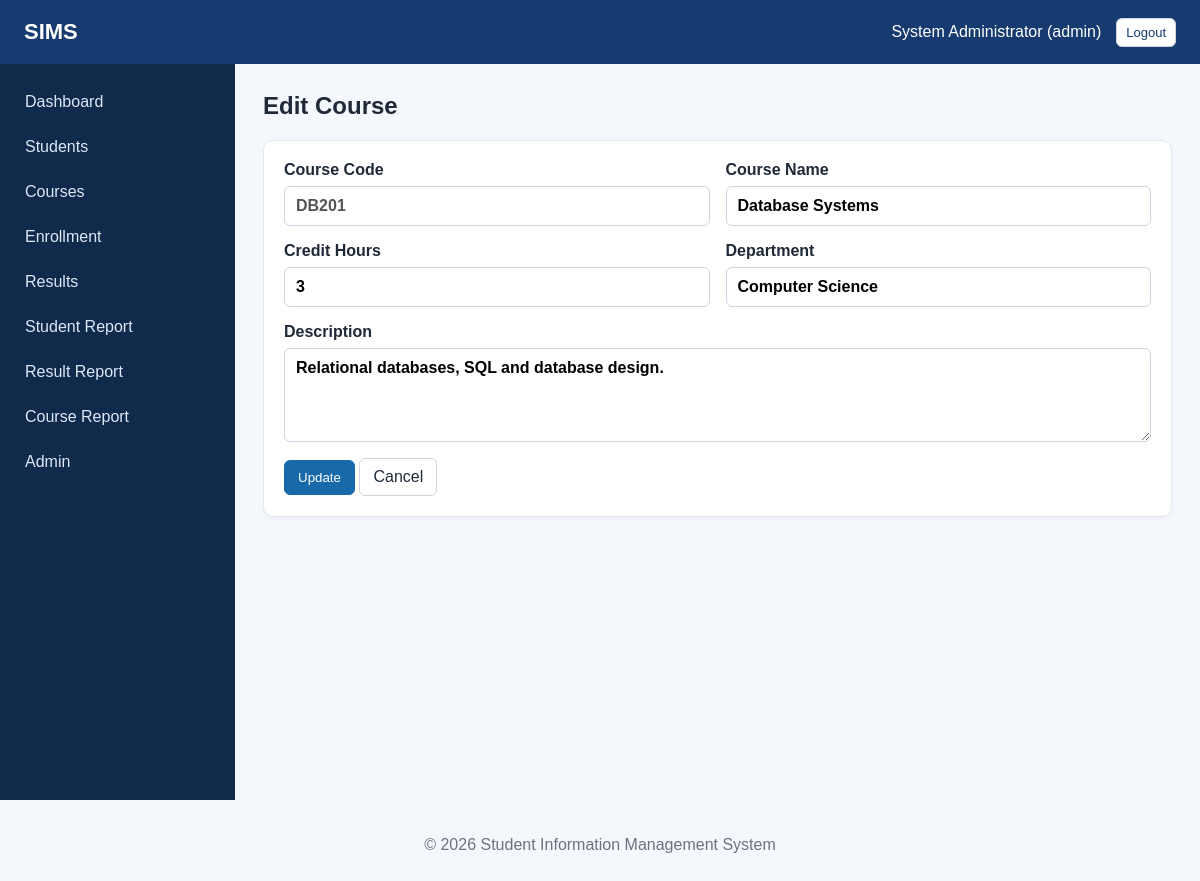
The app's page /courses/edit_course.php?id=2 (signed in) with its own data.
### tables this page shows
CREATE TABLE IF NOT EXISTS courses (
    id INT UNSIGNED AUTO_INCREMENT PRIMARY KEY,
    course_code VARCHAR(30) NOT NULL UNIQUE,
    course_name VARCHAR(150) NOT NULL,
    credit_hours TINYINT UNSIGNED NOT NULL DEFAULT 3,
    department VARCHAR(120) NOT NULL,
    description TEXT NULL,
    created_at TIMESTAMP DEFAULT CURRENT_TIMESTAMP
);

### courses/edit_course.php (the view, shortened to what this page needs)
<?php
require_once __DIR__ . '/../includes/auth.php'; require_once __DIR__ . '/../config/database.php';
$id=(int)($_GET['id']??0);$stmt=$pdo->prepare("SELECT * FROM courses WHERE id=?");$stmt->execute([$id]);$c=$stmt->fetch();if(!$c){header("Location: courses.php");exit;}$error='';
?>
<?php include __DIR__ . '/../includes/header.php'; include __DIR__ . '/../includes/navbar.php'; ?><div class="layout"><?php include __DIR__ . '/../includes/sidebar.php'; ?><main class="content">
<div class="page-heading"><h2>Edit Course</h2></div><?php if($error):?><div class="alert alert-danger"><?=htmlspecialchars($error)?></div><?php endif;?>
<div class="panel"><form method="post" class="form-grid"><label>Course Code<input value="<?=htmlspecialchars($c['course_code'])?>" disabled></label><label>Course Name<input name="course_name" value="<?=htmlspecialchars($c['course_name'])?>" required></label><label>Credit Hours<input type="number" name="credit_hours" min="1" max="12" value="<?=htmlspecialchars($c['credit_hours'])?>" required></label><label>Department<input name="department" value="<?=htmlspecialchars($c['department'])?>" required></label><label class="full">Description<textarea name="description" rows="4"><?=htmlspecialchars($c['description']??'')?></textarea></label><div><button class="btn btn-primary">Update</button> <a class="btn" href="courses.php">Cancel</a></div></form></div>
</main></div><?php include __DIR__ . '/../includes/footer.php'; ?>

### assets/css/style.css (style rules this page uses)
* { box-sizing:border-box }
body { margin:0;font-family:Arial,Helvetica,sans-serif;background:#f4f7fb;color:#1f2937 }
.layout { display:flex;min-height:calc(100vh - 64px) }
.content { flex:1;padding:28px;min-width:0 }
.page-heading { display:flex;align-items:center;justify-content:space-between;gap:20px;margin-bottom:20px }
.page-heading h2 { margin:0 }
.panel { background:#fff;border:1px solid #e5e7eb;border-radius:10px;padding:20px;margin-bottom:22px;box-shadow:0 2px 7px rgba(0,0,0,.03) }
.btn { display:inline-block;padding:9px 13px;border:1px solid #d1d5db;border-radius:6px;background:#fff;color:#1f2937;text-decoration:none;cursor:pointer }
.btn-primary { background:#1769aa;border-color:#1769aa;color:#fff }
.form-grid { display:grid;grid-template-columns:repeat(2,1fr);gap:16px }
.form-grid label { display:flex;flex-direction:column;gap:7px;font-weight:600 }
.form-grid .full { grid-column:1/-1 }
input,select,textarea { font:inherit;padding:10px 11px;border:1px solid #cbd5e1;border-radius:6px;background:#fff }

### records on screen
courses: course_code "DB201", course_name "Database Systems", credit_hours "3", department "Computer Science", description "Relational databases, SQL and database design."

### other values on screen
$_SESSION['full_name'] "System Administrator"
$_SESSION['role'] "admin"
